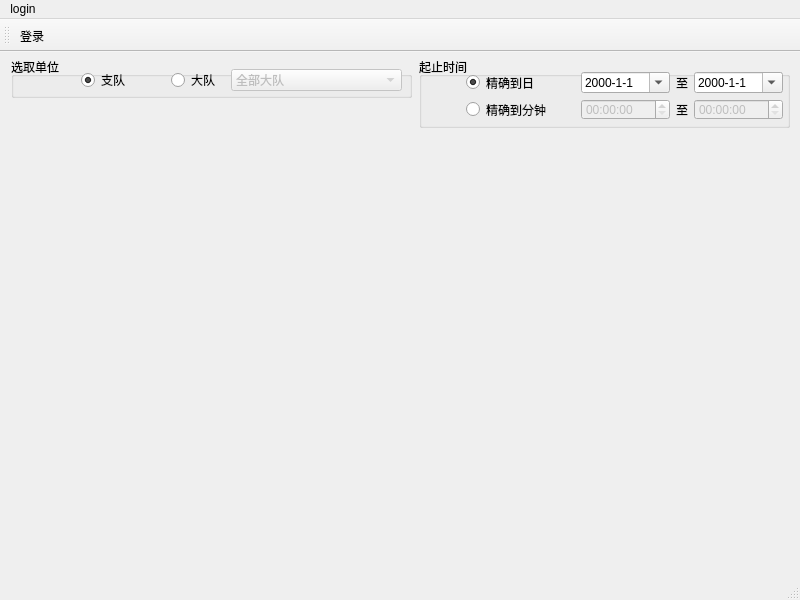
<?xml version="1.0" encoding="UTF-8"?>
<ui version="4.0">
 <class>MainWindow</class>
 <widget class="QMainWindow" name="MainWindow">
  <property name="geometry">
   <rect>
    <x>0</x>
    <y>0</y>
    <width>800</width>
    <height>600</height>
   </rect>
  </property>
  <property name="focusPolicy">
   <enum>Qt::NoFocus</enum>
  </property>
  <property name="windowTitle">
   <string>MainWindow</string>
  </property>
  <widget class="QWidget" name="centralwidget">
   <widget class="QGroupBox" name="groupBox">
    <property name="geometry">
     <rect>
      <x>11</x>
      <y>5</y>
      <width>401</width>
      <height>41</height>
     </rect>
    </property>
    <property name="title">
     <string>选取单位</string>
    </property>
    <widget class="QComboBox" name="comboBox">
     <property name="enabled">
      <bool>false</bool>
     </property>
     <property name="geometry">
      <rect>
       <x>220</x>
       <y>12</y>
       <width>171</width>
       <height>22</height>
      </rect>
     </property>
     <item>
      <property name="text">
       <string>全部大队</string>
      </property>
     </item>
     <item>
      <property name="text">
       <string>一大队|45010701</string>
      </property>
     </item>
     <item>
      <property name="text">
       <string>二大队|45010301</string>
      </property>
     </item>
     <item>
      <property name="text">
       <string>三大队|45010900</string>
      </property>
     </item>
     <item>
      <property name="text">
       <string>四大队|45010200</string>
      </property>
     </item>
     <item>
      <property name="text">
       <string>五大队|45010501</string>
      </property>
     </item>
     <item>
      <property name="text">
       <string>六大队|45010800</string>
      </property>
     </item>
     <item>
      <property name="text">
       <string>七大队|45010302</string>
      </property>
     </item>
     <item>
      <property name="text">
       <string>八大队|45010702</string>
      </property>
     </item>
     <item>
      <property name="text">
       <string>九大队|45010303</string>
      </property>
     </item>
     <item>
      <property name="text">
       <string>十大队|45010502</string>
      </property>
     </item>
     <item>
      <property name="text">
       <string>十一大队|45012202</string>
      </property>
     </item>
     <item>
      <property name="text">
       <string>十二大队|45019904</string>
      </property>
     </item>
     <item>
      <property name="text">
       <string>十三大队|45019905</string>
      </property>
     </item>
     <item>
      <property name="text">
       <string>十四大队|45010800</string>
      </property>
     </item>
     <item>
      <property name="text">
       <string>十五大队|45012201</string>
      </property>
     </item>
     <item>
      <property name="text">
       <string>高速一大队|45019906</string>
      </property>
     </item>
     <item>
      <property name="text">
       <string>机动大队|45019901</string>
      </property>
     </item>
     <item>
      <property name="text">
       <string>疏导大队|45019902</string>
      </property>
     </item>
     <item>
      <property name="text">
       <string>机场大队|45019907</string>
      </property>
     </item>
     <item>
      <property name="text">
       <string>横县大队|45012700</string>
      </property>
     </item>
     <item>
      <property name="text">
       <string>宾阳县大队|45012600</string>
      </property>
     </item>
     <item>
      <property name="text">
       <string>上林县大队|45012500</string>
      </property>
     </item>
     <item>
      <property name="text">
       <string>马山县大队|45012400</string>
      </property>
     </item>
     <item>
      <property name="text">
       <string>隆安县大队|45012300</string>
      </property>
     </item>
     <item>
      <property name="text">
       <string>指挥中心|45010000</string>
      </property>
     </item>
     <item>
      <property name="text">
       <string>指挥中心2|45019908</string>
      </property>
     </item>
    </widget>
    <widget class="QRadioButton" name="radioButton">
     <property name="geometry">
      <rect>
       <x>70</x>
       <y>15</y>
       <width>51</width>
       <height>16</height>
      </rect>
     </property>
     <property name="text">
      <string>支队</string>
     </property>
     <property name="checked">
      <bool>true</bool>
     </property>
    </widget>
    <widget class="QRadioButton" name="radioButton_2">
     <property name="geometry">
      <rect>
       <x>160</x>
       <y>15</y>
       <width>51</width>
       <height>16</height>
      </rect>
     </property>
     <property name="text">
      <string>大队</string>
     </property>
    </widget>
   </widget>
   <widget class="QGroupBox" name="groupBox_2">
    <property name="geometry">
     <rect>
      <x>419</x>
      <y>5</y>
      <width>371</width>
      <height>71</height>
     </rect>
    </property>
    <property name="title">
     <string>起止时间</string>
    </property>
    <widget class="QWidget" name="layoutWidget">
     <property name="geometry">
      <rect>
       <x>47</x>
       <y>15</y>
       <width>317</width>
       <height>48</height>
      </rect>
     </property>
     <layout class="QGridLayout" name="gridLayout">
      <item row="1" column="2">
       <widget class="QTimeEdit" name="timeEdit_start">
        <property name="enabled">
         <bool>false</bool>
        </property>
        <property name="calendarPopup">
         <bool>true</bool>
        </property>
       </widget>
      </item>
      <item row="0" column="4" alignment="Qt::AlignHCenter">
       <widget class="QLabel" name="label">
        <property name="maximumSize">
         <size>
          <width>76</width>
          <height>16777215</height>
         </size>
        </property>
        <property name="text">
         <string>至</string>
        </property>
       </widget>
      </item>
      <item row="0" column="5">
       <widget class="QDateEdit" name="dateEdit_end">
        <property name="displayFormat">
         <string>yyyy-M-d</string>
        </property>
        <property name="calendarPopup">
         <bool>true</bool>
        </property>
       </widget>
      </item>
      <item row="1" column="4" alignment="Qt::AlignHCenter">
       <widget class="QLabel" name="label_2">
        <property name="maximumSize">
         <size>
          <width>20</width>
          <height>16777215</height>
         </size>
        </property>
        <property name="text">
         <string>至</string>
        </property>
       </widget>
      </item>
      <item row="0" column="0">
       <widget class="QRadioButton" name="radioButton_4">
        <property name="text">
         <string>精确到日</string>
        </property>
        <property name="checkable">
         <bool>true</bool>
        </property>
        <property name="checked">
         <bool>true</bool>
        </property>
       </widget>
      </item>
      <item row="1" column="5">
       <widget class="QTimeEdit" name="timeEdit_end">
        <property name="enabled">
         <bool>false</bool>
        </property>
        <property name="calendarPopup">
         <bool>true</bool>
        </property>
       </widget>
      </item>
      <item row="1" column="0">
       <widget class="QRadioButton" name="radioButton_3">
        <property name="text">
         <string>精确到分钟</string>
        </property>
       </widget>
      </item>
      <item row="0" column="2">
       <widget class="QDateEdit" name="dateEdit_start">
        <property name="displayFormat">
         <string>yyyy-M-d</string>
        </property>
        <property name="calendarPopup">
         <bool>true</bool>
        </property>
       </widget>
      </item>
      <item row="0" column="1" rowspan="2">
       <spacer name="horizontalSpacer">
        <property name="orientation">
         <enum>Qt::Horizontal</enum>
        </property>
        <property name="sizeHint" stdset="0">
         <size>
          <width>40</width>
          <height>20</height>
         </size>
        </property>
       </spacer>
      </item>
     </layout>
    </widget>
   </widget>
  </widget>
  <widget class="QMenuBar" name="menubar">
   <property name="geometry">
    <rect>
     <x>0</x>
     <y>0</y>
     <width>800</width>
     <height>23</height>
    </rect>
   </property>
   <widget class="QMenu" name="menulogin">
    <property name="title">
     <string>login</string>
    </property>
    <addaction name="actionlogin"/>
    <addaction name="separator"/>
    <addaction name="actionclose"/>
   </widget>
   <addaction name="menulogin"/>
  </widget>
  <widget class="QStatusBar" name="statusbar"/>
  <widget class="QToolBar" name="toolBar">
   <property name="windowTitle">
    <string>toolBar</string>
   </property>
   <attribute name="toolBarArea">
    <enum>TopToolBarArea</enum>
   </attribute>
   <attribute name="toolBarBreak">
    <bool>false</bool>
   </attribute>
   <addaction name="actionlogin"/>
  </widget>
  <action name="actionlogin">
   <property name="text">
    <string>登录</string>
   </property>
   <property name="toolTip">
    <string>连接数据库</string>
   </property>
  </action>
  <action name="actionclose">
   <property name="text">
    <string>关闭</string>
   </property>
   <property name="toolTip">
    <string>退出本程序</string>
   </property>
  </action>
 </widget>
 <resources/>
 <connections>
  <connection>
   <sender>radioButton_2</sender>
   <signal>toggled(bool)</signal>
   <receiver>comboBox</receiver>
   <slot>setEnabled(bool)</slot>
   <hints>
    <hint type="sourcelabel">
     <x>187</x>
     <y>49</y>
    </hint>
    <hint type="destinationlabel">
     <x>240</x>
     <y>52</y>
    </hint>
   </hints>
  </connection>
  <connection>
   <sender>radioButton_3</sender>
   <signal>toggled(bool)</signal>
   <receiver>timeEdit_start</receiver>
   <slot>setEnabled(bool)</slot>
   <hints>
    <hint type="sourcelabel">
     <x>563</x>
     <y>78</y>
    </hint>
    <hint type="destinationlabel">
     <x>581</x>
     <y>79</y>
    </hint>
   </hints>
  </connection>
  <connection>
   <sender>radioButton_3</sender>
   <signal>toggled(bool)</signal>
   <receiver>timeEdit_end</receiver>
   <slot>setEnabled(bool)</slot>
   <hints>
    <hint type="sourcelabel">
     <x>532</x>
     <y>87</y>
    </hint>
    <hint type="destinationlabel">
     <x>696</x>
     <y>79</y>
    </hint>
   </hints>
  </connection>
 </connections>
</ui>
